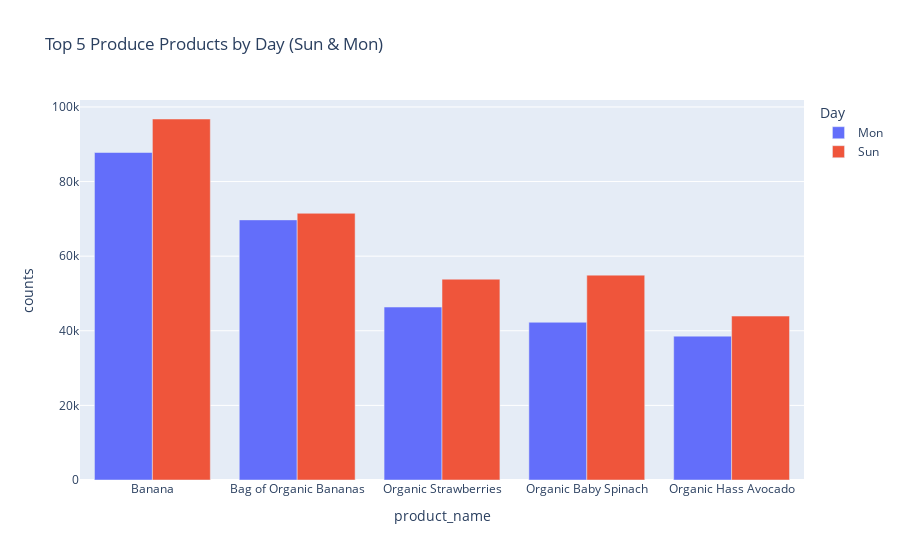

This figure's notebook cell:
### Code cell
df_prod = df[(df['department'] == 'produce') & (df['Day'].isin(['Sun', 'Mon']))]


prod_top_products = (
    df_prod.groupby(['Day', 'product_name'])
    .size()
    .reset_index(name='counts')
)


top_products = (
    prod_top_products
    .groupby('Day', group_keys=False)
    .apply(lambda x: x.nlargest(5, 'counts'))
    .reset_index(drop=True)
)


import plotly.express as px

fig = px.bar(top_products, x='product_name', y='counts', color='Day',
             title='Top 5 Produce Products by Day (Sun & Mon)', barmode='group')
fig.show()

### Figure 1 — Plotly figure (JSON) as saved in the notebook; plotly's stock layout.template omitted (floating-point values rounded to 4 significant figures)
{"data": [{"alignmentgroup": "True", "hovertemplate": "Day=Mon<br>product_name=%{x}<br>counts=%{y}<extra></extra>", "legendgroup": "Mon", "marker": {"color": "#636efa", "pattern": {"shape": ""}}, "name": "Mon", "offsetgroup": "Mon", "orientation": "v", "showlegend": true, "textposition": "auto", "type": "bar", "x": ["Banana", "Bag of Organic Bananas", "Organic Strawberries", "Organic Baby Spinach", "Organic Hass Avocado"], "xaxis": "x", "y": [87787, 69726, 46361, 42277, 38562], "yaxis": "y"}, {"alignmentgroup": "True", "hovertemplate": "Day=Sun<br>product_name=%{x}<br>counts=%{y}<extra></extra>", "legendgroup": "Sun", "marker": {"color": "#EF553B", "pattern": {"shape": ""}}, "name": "Sun", "offsetgroup": "Sun", "orientation": "v", "showlegend": true, "textposition": "auto", "type": "bar", "x": ["Banana", "Bag of Organic Bananas", "Organic Baby Spinach", "Organic Strawberries", "Organic Hass Avocado"], "xaxis": "x", "y": [96769, 71493, 54914, 53831, 43944], "yaxis": "y"}], "layout": {"barmode": "group", "legend": {"title": {"text": "Day"}, "tracegroupgap": 0}, "title": {"text": "Top 5 Produce Products by Day (Sun & Mon)"}, "xaxis": {"anchor": "y", "domain": [0, 1], "title": {"text": "product_name"}}, "yaxis": {"anchor": "x", "domain": [0, 1], "title": {"text": "counts"}}}}
